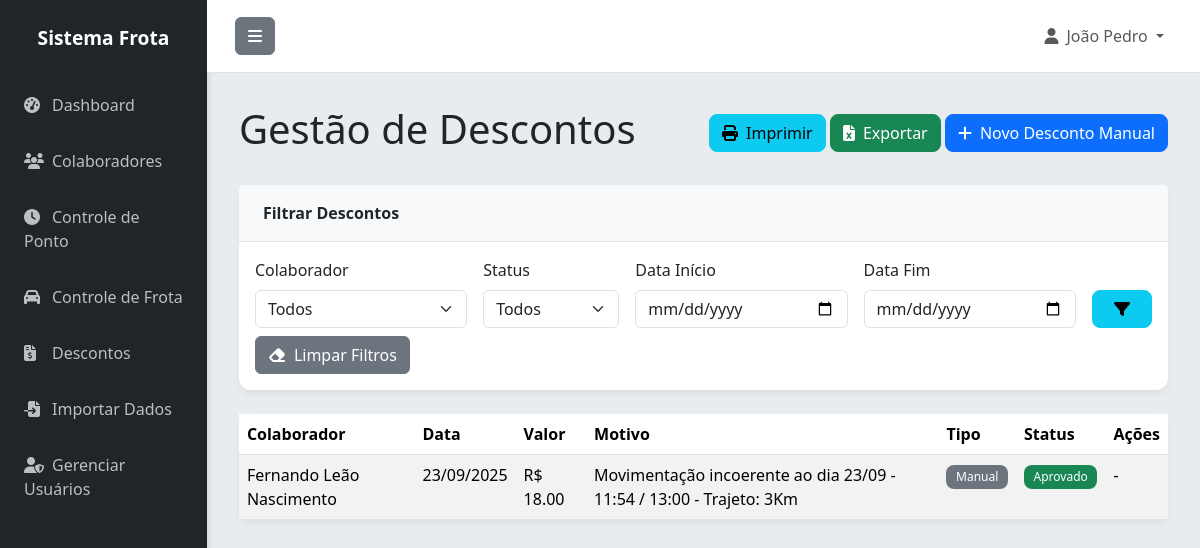
Page /descontos (signed in) on the earlier database version.
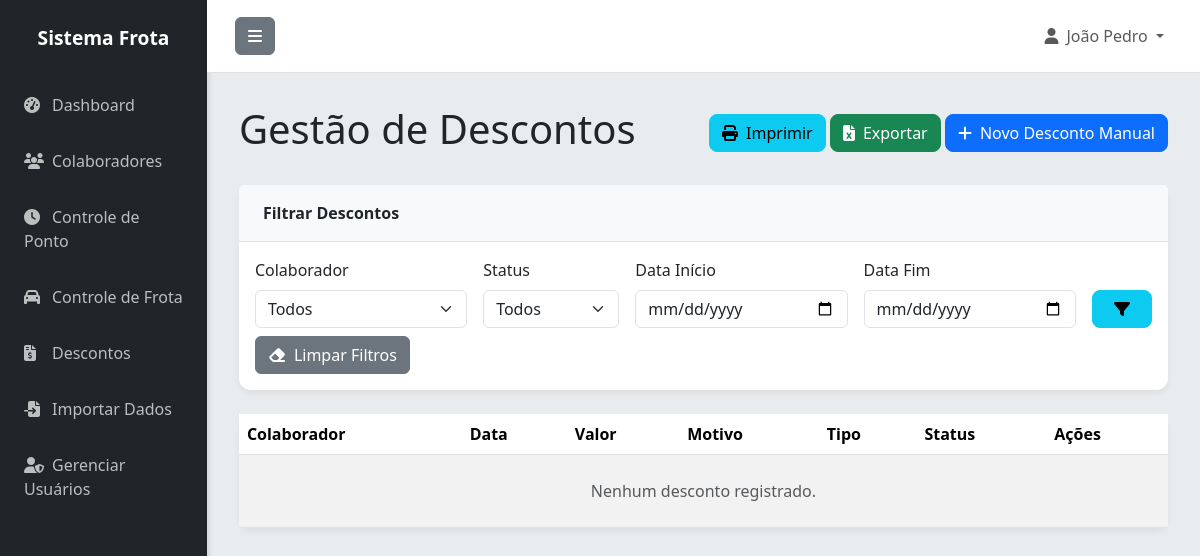
Same page on the later database version.
### app.py (models this page shows)
class Desconto(db.Model):
    id = db.Column(db.Integer, primary_key=True)
    colaborador_id = db.Column(db.Integer, db.ForeignKey('colaborador.id'), nullable=False)
    data = db.Column(db.Date, nullable=False)
    motivo = db.Column(db.Text, nullable=False)
    valor = db.Column(db.Float, nullable=False)
    status = db.Column(db.String(20), default='pendente')  # pendente, aprovado, cancelado
    frota_id = db.Column(db.Integer, db.ForeignKey('frota.id'))
    automatico = db.Column(db.Boolean, default=False)
    criado_em = db.Column(db.DateTime, default=datetime.utcnow)
    frota = db.relationship('Frota', backref='descontos')

class Colaborador(db.Model):
    id = db.Column(db.Integer, primary_key=True)
    nome = db.Column(db.String(100), nullable=False)
    matricula = db.Column(db.String(50), unique=True, nullable=False)
    cpf = db.Column(db.String(14), unique=True)
    telefone = db.Column(db.String(20))
    email = db.Column(db.String(120))
    veiculo_vinculado = db.Column(db.String(20))
    ativo = db.Column(db.Boolean, default=True)
    criado_em = db.Column(db.DateTime, default=datetime.utcnow)
    pontos = db.relationship('Ponto', backref='colaborador', lazy=True, cascade='all, delete-orphan')
    frotas = db.relationship('Frota', backref='motorista_obj', lazy=True)
    descontos = db.relationship('Desconto', backref='colaborador', lazy=True)

### app.py (the view)
@app.route('/descontos', methods=['GET'])
@login_required
def descontos():
    query = Desconto.query.order_by(Desconto.data.desc())
    colaboradores = Colaborador.query.all()
    colaborador_id = request.args.get('colaborador_id')
    status = request.args.get('status')
    data_inicio = request.args.get('data_inicio')
    data_fim = request.args.get('data_fim')
    if colaborador_id and colaborador_id != 'all':
        query = query.filter_by(colaborador_id=int(colaborador_id))
    if status and status != 'all':
        query = query.filter_by(status=status)
    if data_inicio:
        query = query.filter(Desconto.data >= datetime.strptime(data_inicio, '%Y-%m-%d').date())
    if data_fim:
        query = query.filter(Desconto.data <= datetime.strptime(data_fim, '%Y-%m-%d').date())
    descontos = query.all()
    return render_template('descontos.html', descontos=descontos, colaboradores=colaboradores,
                           selected_colaborador_id=colaborador_id, selected_status=status,
                           selected_data_inicio=data_inicio, selected_data_fim=data_fim)

### app.py (called while the page is built, shortened)
@login_manager.user_loader
def load_user(user_id):
    return Usuario.query.get(int(user_id))

@app.before_request
def create_tables():
    db.create_all()

### templates/descontos.html (shortened to what the changed rows need)
{% extends "base.html" %}
{% block content %}
<div class="d-flex justify-content-between align-items-center mb-4">
    <h1 class="fw-light">Gestão de Descontos</h1>
</div>
<div class="card">
    <div class="card-body p-0">
        <div class="table-responsive">
            <table class="table table-striped table-hover mb-0">
                <thead class="bg-light">
                    <tr>
                        <th scope="col">Colaborador</th>
                        <th scope="col">Data</th>
                        <th scope="col">Valor</th>
                        <th scope="col">Motivo</th>
                        <th scope="col">Tipo</th>
                        <th scope="col">Status</th>
                        <th scope="col">Ações</th>
                    </tr>
                </thead>
                <tbody>
                    {% for desconto in descontos %}
                    <tr>
                        <td>{{ desconto.colaborador.nome }}</td>
                        <td>{{ desconto.data.strftime('%d/%m/%Y') }}</td>
                        <td>R$ {{ "%.2f"|format(desconto.valor) }}</td>
                        <td>{{ desconto.motivo }}</td>
                        <td>
                            {% if desconto.automatico %}
                                <span class="badge bg-info">Automático</span>
                            {% else %}
                                <span class="badge bg-secondary">Manual</span>
                            {% endif %}
                        </td>
                        <td>
                            {% if desconto.status == 'pendente' %}
                                <span class="badge bg-warning">Pendente</span>
                            {% elif desconto.status == 'aprovado' %}
                                <span class="badge bg-success">Aprovado</span>
                            {% else %}
                                <span class="badge bg-danger">Cancelado</span>
                            {% endif %}
                        </td>
                        <td>
                            {% if desconto.status != 'aprovado' and desconto.status != 'cancelado' %}
                            <a href="{{ url_for('editar_desconto', id=desconto.id) }}" class="btn btn-sm btn-outline-warning" title="Editar"><i class="fas fa-edit"></i></a>
                            <a href="{{ url_for('excluir_desconto', id=desconto.id) }}" class="btn btn-sm btn-outline-danger" title="Excluir" onclick="return confirm('Tem certeza que deseja excluir este registro?')"><i class="fas fa-trash"></i></a>
                            {% else %}
                            -
                            {% endif %}
                        </td>
                    </tr>
                    {% else %}
                    <tr>
                        <td colspan="7" class="text-center text-muted py-4">Nenhum desconto registrado.</td>
                    </tr>
                    {% endfor %}
                </tbody>
            </table>
        </div>
    </div>
</div>
{% endblock %}

Differences in the rows shown:
removed Desconto: colaborador.nome "Fernando Leão Nascimento", data "23/09/2025", valor "18.00", motivo "Movimentação incoerente ao dia 23/09 - 11:54 / 13:00 - Trajeto: 3Km", automatico "Manual", status "Aprovado"
Other differences:
text now shown: "Nenhum desconto registrado."
